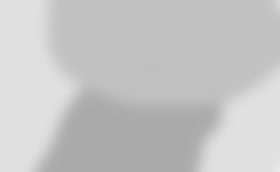
#> input picture data/ws2.png, 140 x 86 px (shown 2 times larger)
$ jupyter execute --allow-errors 03-Watershed_transform.ipynb   (shell and % lines are left out)
#> lines starting #> are read from the running program, lines starting #| are printed output that depends on the picture; after the words box and inside, x2 and y2 are one past the last pixel; in counts of white or black regions, pixels touching at a corner belong together
[cell 1]
from IPython.display import HTML,Image,SVG,YouTubeVideo

# The watershed transform
## Principes

The idea behind the watershed transform is to isolate regions of the image similarily to hydrographic region in geography. An image can indeed be seen as a 2D and a half data, i.e. with the gray level considered as the altitude.

[cell 2]
Image('https://upload.wikimedia.org/wikipedia/commons/0/02/Amazonriverbasin_basemap.png')

If one look at the gradient of an image, the borders of the objects correspond to the crests of the gradient surface.
## Gradient crests

[cell 3]
from skimage.io import imread
import numpy as np
from skimage.morphology import disk
import skimage.filters.rank as skr
from skimage.measure import label
from skimage.morphology import disk
from scipy import ndimage as ndi
import matplotlib.pyplot as plt
from skimage.segmentation import watershed,mark_boundaries
from mpl_toolkits.mplot3d import axes3d, Axes3D

ima = imread('../data/ws2.png')[:,:,0]
#> ima: shape (86, 140); min 170, max 232, mean 197.6
gradient = skr.gradient(ima,disk(10))
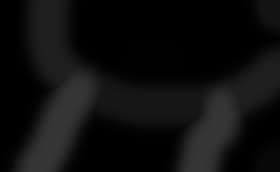
#> gradient: shape (86, 140) (shown 2 times larger); min 0, max 54, mean 14.2

plt.subplot(1,2,1)
#> (this line was passed over: IPython is not available in this run)
plt.imshow(ima,cmap=plt.cm.gray)
#> (this line was passed over: IPython is not available in this run)
plt.subplot(1,2,2)
#> (this line was passed over: IPython is not available in this run)
plt.imshow(gradient,cmap=plt.cm.gray)
#> (this line was passed over: IPython is not available in this run)

m,n = gradient.shape
#> m = 86; n = 140


#> (the rest of this cell did not finish here and is left out)

[cell 4]
Image('../data/watershed2.png')

## local gradient
local minima are extracted from the gradient image

[cell 5]
local_min = gradient <= skr.minimum(gradient,disk(20))
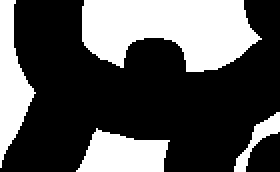
#> local_min: shape (86, 140) bool (shown 2 times larger); 33.2% white; 4 white regions, box (x1, y1, x2, y2) and area: (41, 0, 131, 36) 2315, (0, 0, 18, 84) 765, (38, 64, 85, 86) 716, (117, 56, 140, 86) 199
marks = label(local_min,background=0)
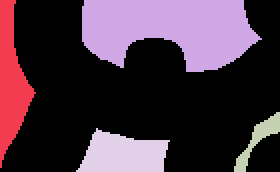
#> marks: shape (86, 140) int32 (shown 2 times larger); 5 distinct labels, from 0 to 4; one colour per label, 0 black

plt.figure()
#> (this line was passed over: IPython is not available in this run)
plt.imshow(local_min);
#> (this line was passed over: IPython is not available in this run)

## watershed basins
one watershed basin for each minimum

[cell 6]
ws = watershed(gradient,marks)
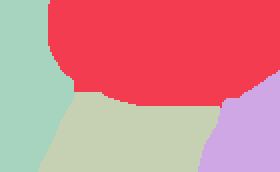
#> ws: shape (86, 140) int32 (shown 2 times larger); 4 distinct labels, from 1 to 4; one colour per label, 0 black
plt.figure()
#> (this line was passed over: IPython is not available in this run)
plt.imshow(ws);
